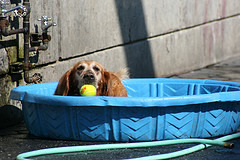
#> input picture CNN/tb_test_images/tennis_ball_1035.jpg, 240 x 160 px
$ python -i tennis_ball_detector.py   (imports and definitions only)
#> lines starting #> are read from the running program, lines starting #| are printed output that depends on the picture; after the words box and inside, x2 and y2 are one past the last pixel; in counts of white or black regions, pixels touching at a corner belong together
#> further down, picture is the input picture: shape (160, 240, 3); mean B, G, R 129.5, 121.7, 99.7
import tensorflow as tf
import math
import cv2
import numpy as np
import time
import os
from collections import deque

# "constants"
FRAME_RATE = 15
MAX_STACK_SIZE = 60
FT_TO_M_CONV_FACTOR = .3048        # [m/ft] obviously
M_TO_PX_CONV_FACTOR = 3779.5276    # [px/m] obviously
CAM_FOCAL_L = 112.0                # what unit is this?
TB_KNOWN_W = 2.6                   # [in]
IMG_W = 1920
IMG_H = 1080

frame_stack = []
output_info = []

# cv2 information
# "constants"
CIRCLE_MIN_R = 2
KERNEL_SIZE = 15

min_HSV = np.array([25,50,0])
max_HSV = np.array([75,255,255])

# return information
x_center_final = None
y_center_final = None
r_final = None
tb_dist_final = None
detect_timestamp = None

temp_path = r".\tb_test_images"
debug = True
image_debug = False
advanced_debug = False

# start Tensorflow cnn session
# [1 line that did not run here, left out]

# [37 lines left out: function getNetDetections, not called in this run]

def getHsvMask(image):
    hsv_img = cv2.cvtColor(image, cv2.COLOR_BGR2HSV)
#> hsv_img: shape (160, 240, 3); mean H, S, V 65.1, 97.9, 139.3
    temp_img = hsv_img.copy()

    # setup mask for image
    mask = cv2.inRange(hsv_img, min_HSV, max_HSV)
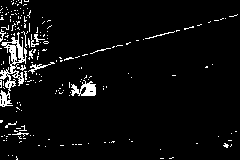
#> mask: shape (160, 240); 4.9% white in thin lines or dots

    # erode and dilate mask
    mask = cv2.erode(mask, None, iterations=1)
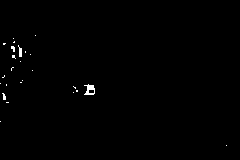
#> mask: shape (160, 240); 0.5% white in thin lines or dots, all inside (x1, y1, x2, y2) = (0, 35, 227, 146)
    mask = cv2.dilate(mask, None, iterations=1)
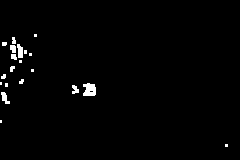
#> mask: shape (160, 240); 1.5% white; 20 white regions (11 under 20 px), largest, box (x1, y1, x2, y2) and area: (83, 83, 96, 96) 138, (17, 44, 23, 58) 66, (1, 92, 10, 104) 59
    hsv_img[np.where(mask==0)] = 0
#> hsv_img: shape (160, 240, 3); mean H, S, V 0.5, 2, 1.5

    # DEBUG: display image
    #---------------------------------------------------------------------------
    if image_debug:
        print(" *** DEBUG: display hsv/masked images")
        cv2.imshow('image', image)
        cv2.imshow('hsv image', temp_img)
        cv2.imshow('masked image', hsv_img)
        cv2.imshow('mask', mask)
        cv2.waitKey(0)
        cv2.destroyAllWindows()
    #---------------------------------------------------------------------------

    return temp_img, hsv_img


# [349 lines left out: functions getBallLoc, getBallDist, checkCircle, main, not called in this run]


# [2 lines not run here, left out]

>>> import cv2
>>> picture = cv2.imread('tb_test_images/tennis_ball_1035.jpg')
>>> result = getHsvMask(picture)

$ run again, on CNN/tb_test_images/tennis_ball_1041.jpg
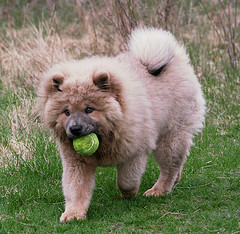
#> input picture CNN/tb_test_images/tennis_ball_1041.jpg, 240 x 234 px
#> picture is the input picture: shape (234, 240, 3); mean B, G, R 102.8, 124.9, 127.2
#> in getHsvMask, `mask = cv2.inRange(hsv_img, min_HSV, max_HSV)`:
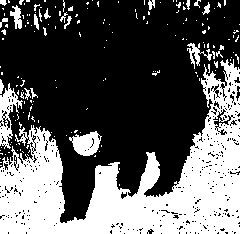
#> mask: shape (234, 240); 35.9% white; 173 white regions (153 under 20 px), largest, box (x1, y1, x2, y2) and area: (0, 59, 240, 234) 17442, (0, 83, 23, 149) 609, (69, 131, 102, 156) 512
#> in getHsvMask, `mask = cv2.dilate(mask, None, iterations=1)`:
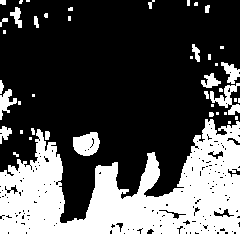
#> mask: shape (234, 240); 31.5% white; 44 white regions (25 under 20 px), largest, box (x1, y1, x2, y2) and area: (0, 119, 240, 234) 15253, (73, 132, 100, 156) 481, (210, 83, 240, 115) 384
